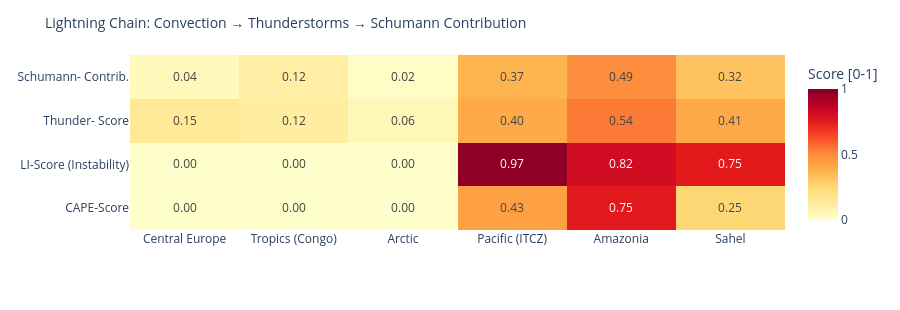

The notebook cell saved with this chart:
### Code cell
# ============================================================
# LIGHTNING CHAIN: Convection → Thunderstorms → Schumann
# Shows the causal chain per measurement point as heatmap
# ============================================================

def cape_score(v):
    """CAPE → normalized score [0,1]"""
    if v is None or pd.isna(v): return 0.0
    return min(1.0, float(v) / 3000)

def li_score(v):
    """Lifted Index: negative = unstable → score [0,1]"""
    if v is None or pd.isna(v): return 0.3
    return min(1.0, max(0.0, (-float(v) + 6) / 12))

def cloud_score(v):
    if v is None or pd.isna(v): return 0.3
    return float(v) / 100

def thunder_score(row):
    """Kombinierter Gewitterwahrscheinlichkeits-Score
    CAPE + LI + Bedeckung + WMO-Gewitter + konvektiver Niederschlag (showers)
    Hinweis: X-Ray und Kp sind kein Bestandteil – nur geomagn./solarer Kontext.
    """
    cs = cape_score(row.get('cape'))
    ls = li_score(row.get('li'))
    cl = cloud_score(row.get('cloud'))
    t  = 1.0 if row.get('thunderstorm') else 0.0
    # Convective precipitation (showers) as additional indicator
    sh = min(1.0, (row.get('showers') or 0) / 5.0)
    return round(cs * 0.30 + ls * 0.25 + cl * 0.15 + t * 0.20 + sh * 0.10, 3)

def schumann_contribution(t_score, lat):
    """Schumann contribution: higher in tropics (±30°), scaled by thunderstorm score"""
    lat_weight = max(0.3, 1.0 - abs(lat) / 60)
    return round(t_score * lat_weight, 3)

df_atm['cape_score']   = df_atm.apply(lambda r: cape_score(r['cape']), axis=1)
df_atm['li_score']     = df_atm.apply(lambda r: li_score(r['li']),    axis=1)
df_atm['thunder_score']= df_atm.apply(lambda r: thunder_score(r.to_dict()), axis=1)
df_atm['schumann_contribution'] = df_atm.apply(
    lambda r: schumann_contribution(r['thunder_score'], r['lat']), axis=1)

metrics = ['cape_score', 'li_score', 'thunder_score', 'schumann_contribution']
labels  = ['CAPE-Score', 'LI-Score\n(Instability)', 'Thunder-\nScore', 'Schumann-\nContrib.']
z_data  = [df_atm[m].tolist() for m in metrics]

fig = go.Figure(go.Heatmap(
    z=z_data,
    x=df_atm['point'].tolist(),
    y=labels,
    colorscale='YlOrRd',
    zmin=0, zmax=1,
    text=[[f'{v:.2f}' for v in row] for row in z_data],
    texttemplate='%{text}', textfont=dict(size=12),
    colorbar=dict(title='Score [0-1]')
))
fig.update_layout(
    title=dict(text='Lightning Chain: Convection → Thunderstorms → Schumann Contribution', font=dict(size=14)),
    height=310,
    plot_bgcolor='rgba(0,0,0,0)', paper_bgcolor='rgba(0,0,0,0)',
    margin=dict(l=130, r=80, t=55, b=80)
)
fig.show()

### Figure 1 — Plotly figure (JSON) as saved in the notebook; plotly's stock layout.template omitted (floating-point values rounded to 4 significant figures)
{"data": [{"colorbar": {"title": {"text": "Score [0-1]"}}, "colorscale": [[0.0, "rgb(255,255,204)"], [0.125, "rgb(255,237,160)"], [0.25, "rgb(254,217,118)"], [0.375, "rgb(254,178,76)"], [0.5, "rgb(253,141,60)"], [0.625, "rgb(252,78,42)"], [0.75, "rgb(227,26,28)"], [0.875, "rgb(189,0,38)"], [1.0, "rgb(128,0,38)"]], "text": [["0.00", "0.00", "0.00", "0.43", "0.75", "0.25"], ["0.00", "0.00", "0.00", "0.97", "0.82", "0.75"], ["0.15", "0.12", "0.06", "0.40", "0.54", "0.41"], ["0.04", "0.12", "0.02", "0.37", "0.49", "0.32"]], "textfont": {"size": 12}, "texttemplate": "%{text}", "type": "heatmap", "x": ["Central Europe", "Tropics (Congo)", "Arctic", "Pacific (ITCZ)", "Amazonia", "Sahel"], "y": ["CAPE-Score", "LI-Score\n(Instability)", "Thunder-\nScore", "Schumann-\nContrib."], "z": [[0.0, 0.0, 0.0, 0.4333, 0.7533, 0.2533], [0.0, 0.0, 0.0, 0.9667, 0.8167, 0.75], [0.15, 0.124, 0.057, 0.402, 0.54, 0.41], [0.045, 0.116, 0.017, 0.368, 0.495, 0.321]], "zmax": 1, "zmin": 0}], "layout": {"height": 310, "margin": {"b": 80, "l": 130, "r": 80, "t": 55}, "paper_bgcolor": "rgba(0,0,0,0)", "plot_bgcolor": "rgba(0,0,0,0)", "title": {"font": {"size": 14}, "text": "Lightning Chain: Convection → Thunderstorms → Schumann Contribution"}}}
